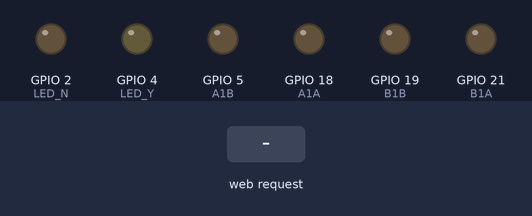
This sketch was run on a simulated ESP32. Shown: output pins drawn as LEDs (lit = HIGH). The inputs (shaded band) are chosen by the test bench. WiFi joins after 1.5 s; servers stay silent unless stated; what the sketch prints to the serial monitor is not drawn.

Above: at 5.7 s.
5.8 s: HTTP request GET /LED=ON received
At 7.0 s:
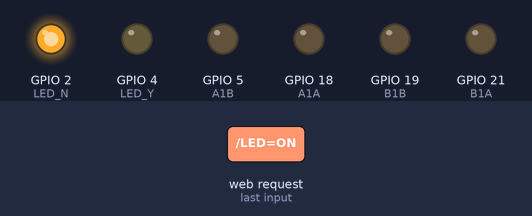
At 8.2 s:
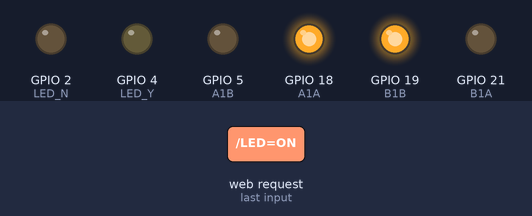
Timing chart, 0 to 9.8 s (numbered marks = the images above; inputs shaded):
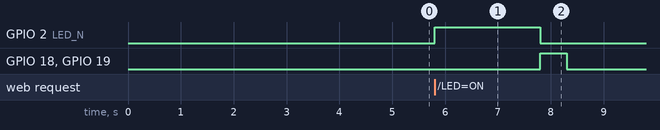

The sketch:

esp_led.ino
```cpp
#include <WiFi.h>

#define LED_Y 4
#define LED_N 2

const int A1A = 18;//defining pin D18 for A1A
const int A1B = 5;//defining pin D5 for A1B
const int B1A = 21;//defining pin D21 for B1A
const int B1B = 19;//defining pin D19 for B1B

const char* ssid = "MDX welcomes you";
const char* password = "MdxL0vesyou";
//const char* ssid = "TP-Link_C036";
//const char* password = "30615526";

WiFiServer server(80);
void setup() {
  Serial.begin(115200);
  pinMode(LED_Y, OUTPUT);
  pinMode(LED_N, OUTPUT);
  digitalWrite(LED_Y, LOW);
  digitalWrite(LED_N, LOW);
  Serial.print("Connecting to the Network");
  WiFi.mode (WIFI_STA);

  WiFi.begin(ssid, password);
  while (WiFi.status() != WL_CONNECTED) {
    delay(500);
    Serial.print(".");
  }
  Serial.println("WiFi connected");
  server.begin();  // Starts the Server
  Serial.println("Server started");
  Serial.print("IP Address of network: ");
  Serial.println(WiFi.localIP());
  Serial.print("Copy and paste the following URL: http://");
  Serial.print(WiFi.localIP());
  Serial.println("/");

  pinMode(B1A,OUTPUT);// defining pins as output
  pinMode(B1B,OUTPUT);

  pinMode(A1A,OUTPUT);
  pinMode(A1B,OUTPUT);
  delay(3000);
}
void loop() {
  WiFiClient client = server.available();
  if (!client) {
    return;
  }
  Serial.println("Waiting for new client");
  while (!client.available()) {
    delay(1);
  }
  String request = client.readStringUntil('\r');
  Serial.println(request);
  client.flush();
  if (request.indexOf("/LED=ON") == -1) {
    digitalWrite(LED_Y, HIGH);  // Turn ON LED
    delay(2000);
    digitalWrite(LED_Y, LOW);
  }
  else if (request.indexOf("/LED=OFF") == -1) {
    digitalWrite(LED_N, HIGH);
    delay(2000);
    digitalWrite(LED_N, LOW);
  }
  delay(1);
  Serial.println("Client disonnected");
  Serial.println("");
  motorA('L');// Turn motor A to LEFT
  motorB('R');// Turn motor B to RIGHT
  delay(500);
  motorA('S');// Turn motor A to RIGHT
  motorB('S');// Turn motor B to RIGHT
  delay(5000);
}

void motorA(char d)
{
  if(d =='R'){
    digitalWrite(A1A,LOW);
    digitalWrite(A1B,HIGH);
  }else if (d =='L'){
    digitalWrite(A1A,HIGH);
    digitalWrite(A1B,LOW);
  }else{
    //Robojax.com L9110 Motor Tutorial
    // Turn motor OFF
    digitalWrite(A1A,LOW);
    digitalWrite(A1B,LOW);
  }
}// motorA end


/*
 * @motorB
 * activation rotation of motor B
 * d is the direction
 * R = Right
 * L = Left
 */
void motorB(char d)
{

    if(d =='R'){
      digitalWrite(B1A,LOW);
      digitalWrite(B1B,HIGH);
    }else if(d =='L'){
      digitalWrite(B1A,HIGH);
      digitalWrite(B1B,LOW);
    }else{
    //Robojax.com L9110 Motor Tutorial
    // Turn motor OFF
      digitalWrite(B1A,LOW);
      digitalWrite(B1B,LOW);
    }
}// motorB end
```

Measured:
- after the input at 5.8 s, GPIO 2 (LED_N): LOW → HIGH at once, → LOW 2.0 s later; GPIO 18 (A1A), GPIO 19 (B1B): LOW → HIGH after 2.0 s, → LOW 0.50 s later
